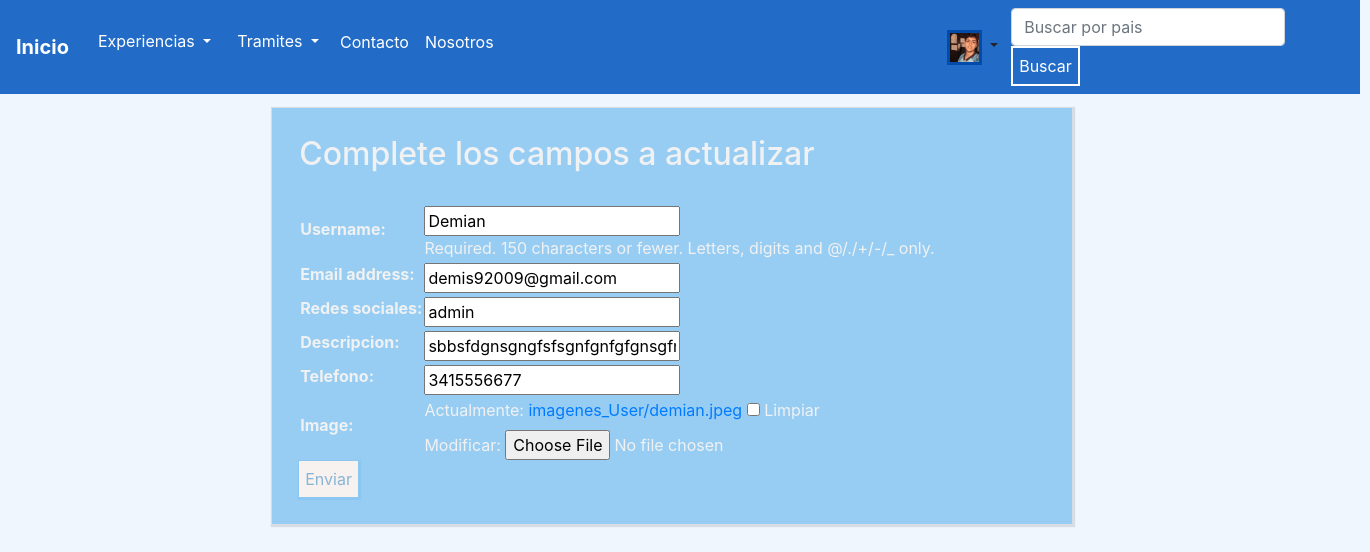
Screenshot of /editarPerfil/6/ with the database file from the repository.
### cuenta/models.py (models this page shows)
class User(AbstractUser):
    descripcion = models.CharField(max_length=100)
    telefono = models.IntegerField(null = Value)
    redes_sociales = models.CharField(max_length=100, null = Value)
    image = models.ImageField(upload_to = 'imagenes_User/', blank=True, null=True )

### cuenta/views.py (the view, shortened to what this page needs)
# urls.py: path("editarPerfil/<int:pk>/", editarPerfil.as_view() , name="editarPerfil"),
class editarPerfil(UpdateView):
    model = User
    template_name = 'registro/editar_perfil.html'
    fields = 'username', 'email', 'redes_sociales', 'descripcion','telefono','image'

### templates/registro/editar_perfil.html (shortened to what this page needs)
{% extends 'base.html' %}
{% block contenido %}
    {% if form %}
        <form enctype="multipart/form-data" action="" method="POST" class="FormularioActualizar" >
            <h2 >Complete los campos a actualizar</h2>
            <br/>
            <table >
                <b >{{form.as_table}}</b>
            </table>
            <input type="submit" class="Boton" , value="Enviar" >
        </form>
    {% endif %}
{% endblock %}

### templates/base.html (shortened to what this page needs)
<!DOCTYPE html>
<html lang="en">
<head>
    {% load static %}
    <link rel="stylesheet" href="https://cdn.jsdelivr.net/npm/bootstrap@4.6.1/dist/css/bootstrap.min.css"
>
        <link rel="stylesheet"  href="{% static 'blog_viaje-GomezMogniLavezzo/styles.css' %}" type="text/css">
</head>
<header>
    <nav class="navbar navbar-expand-lg navbar "  >
        <a class="navbar-brand text-white" href="/"><b>Inicio </b></a>
        <div class="collapse navbar-collapse" id="navbarSupportedContent">
            <ul class="navbar-nav mr-auto">
                <li class="nav-item" >
                    <div class="btn-group"  >
                        <button type="button" class="btn dropdown-toggle text-white " data-toggle="dropdown" aria-expanded="false" >
                            Experiencias
                        </button>
                </li>
                <li class="nav-item" >
                    <div class="btn-group"  >
                        <button type="button" class="btn dropdown-toggle text-white " data-toggle="dropdown" aria-expanded="false" >
                            Tramites
                        </button>
                </li>
                <li class="nav-item">
                    <a class="nav-link text-white" href="/contacto/">Contacto</a>
                </li>
                <li class="nav-item" >
                    <a class="nav-link text-white" href="/nosotros/">Nosotros</a>
                </li>
                {% if user.is_authenticated %}
                    <div class="btn-group" style="margin-left:27rem ;">
                        <button type="button" class="btn  dropdown-toggle" data-toggle="dropdown" aria-expanded="false" >
                            {% if user.image %}
                               <img src="{{user.image.url}}" width="35px" height="35px" style=" margin-top:2.5%;border-style: solid; border-color: rgb(1, 75, 173);  ">
                            {% else %}
                               <img src="\media\imagenes_User\usuariodefault.jpg" width="35px" height="35px" style=" margin-top:2.5%;border-style: solid; border-color: rgb(1, 75, 173);  ">
                            {% endif %}
                        </button>
                {% endif %}
            </ul>
            <form class="form-inline my-2 my-lg-0" action ="/search_experiencias_view/" method = "GET" style="margin-right: 4%;">
                <input  class="form-control mr-sm-2" type="text" placeholder="Buscar por pais" aria-label="Search" name = 'search'>
                <button class="BotonBuscador " type="submit">Buscar</button>
            </form>
        </div>
    </nav>
</header>
<body >
{% block contenido %}
{% endblock %}
</body>
</html>

### static/blog_viaje-GomezMogniLavezzo/styles.css (style rules this page uses)
html { height: 100%; }
body { background-color: rgb(239, 246, 253); max-width: 1360px; position: absolute; }
header { width: 1360px; background-color: rgb(34, 108, 200); height: 10%; max-height: 10%; display: block; }
.Boton { padding: 6px ; background-color: rgba(252, 244, 241, 0.949); box-shadow: 1px 1px 1px 2px rgba(34, 144, 222, 0.1); color: rgb(136, 181, 213); border-style: initial; border-color: rgba(104, 104, 104, 0.949); text-decoration: solid; }
.BotonBuscador { padding: 6px ; background-color: rgb(34, 108, 200); color: rgb(255, 255, 255); border-color:rgb(255, 255, 255); border-style:solid; }
.FormularioActualizar { display: block; box-shadow: 1px 1px 1px 2px rgb(0, 0, 0, 0.1) ; padding: 2%; width: 800px; max-height: 800px; margin-left: 20%; margin-top: 1%; background-color: rgb(152, 205, 243); color: rgb(240, 241, 242); text-decoration: solid; }

### rows the page displays
User: image (picture), username "Demian", email "demis92009@gmail.com", redes_sociales "admin", descripcion "sbbsfdgnsgngfsfsgnfgnfgfgnsgfn", telefono "3415556677"
